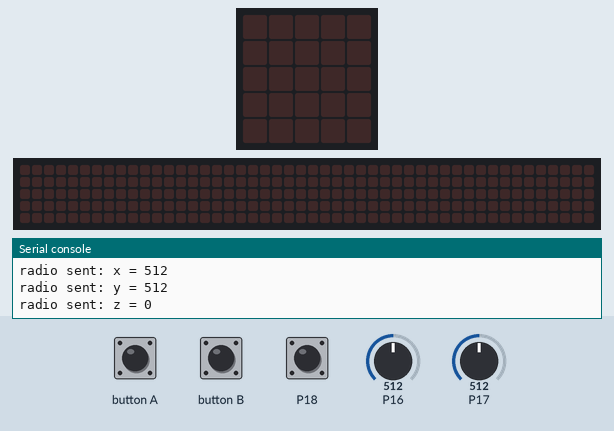
Simulated run of this program. Board: Calliope mini (MakeCode). Shown: the board's 5×5 LED display, a strip that is not on the board, showing the scrolling text unrolled, the last lines printed to the serial console. The test bench sets the inputs (shaded band); at power-on: P16 = 512, P17 = 512, P18 LOW (analog values on the 0–1023 scale). No radio messages arrive unless stated (any console line starting 'radio sent:' is added by the test bench); the 48×5 strip is a reading aid, not a part: it shows the text the display is scrolling, unrolled, one strip-width of it at a time.

Above: at 1.2 s.
1.3 s: button A pressed for 0.15 s
At 1.67 s:
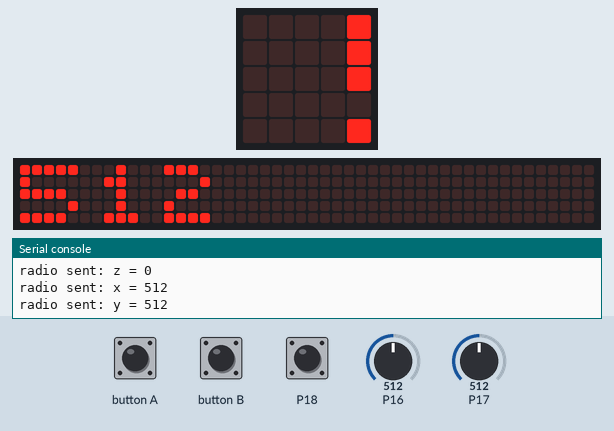
4.3 s: P16 set to 716
6.5 s: P17 set to 716
8.0 s: button B pressed for 0.15 s
At 8.22 s:
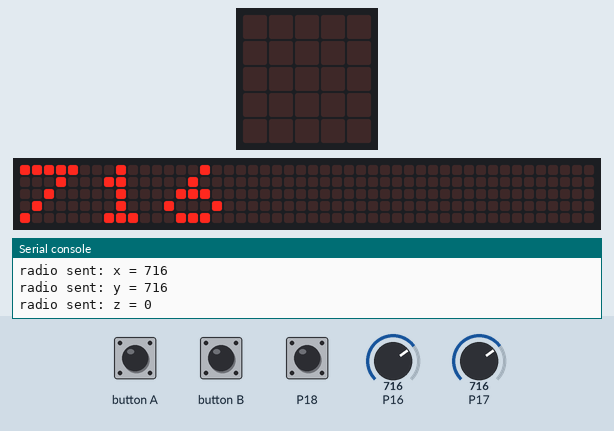
11.0 s: P18 pulled HIGH for 0.15 s
12.6 s: P16 set to 900
Timing chart, 0 to 15.1 s (numbered marks = the images above; inputs shaded):
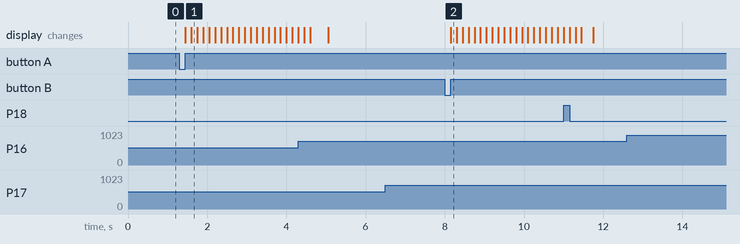

Measured:
- after the input at 1.3 s, the display: first changes after 0.15 s (image 1 shows a later state)
- after the input at 8.0 s, the display: changes after 0.15 s (image 2)

The program:

main.ts
```typescript
input.onButtonPressed(Button.A, function () {
    basic.showNumber(pins.analogReadPin(AnalogPin.C16))
})
input.onButtonPressed(Button.B, function () {
    basic.showNumber(pins.analogReadPin(AnalogPin.C17))
})
radio.setGroup(2)
basic.forever(function () {
    radio.sendValue("x", pins.analogReadPin(AnalogPin.C17))
    radio.sendValue("y", pins.analogReadPin(AnalogPin.C16))
    radio.sendValue("z", pins.digitalReadPin(DigitalPin.C18))
})
```

test.ts
```typescript
// Hier kann man Tests durchführen; diese Datei wird nicht kompiliert, wenn dieses Paket als Erweiterung verwendet wird.
```
